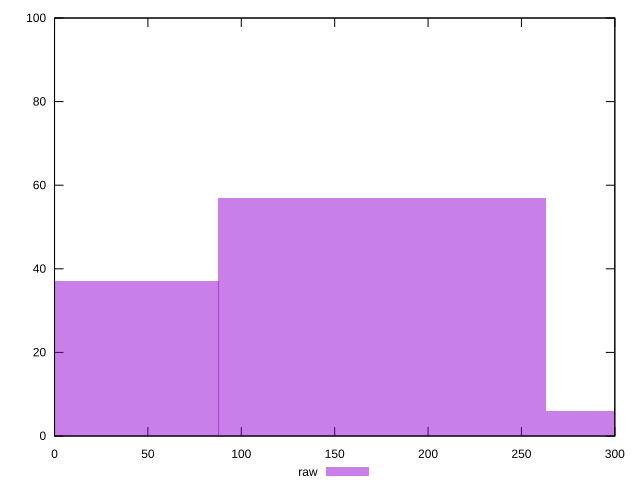

Write the gnuplot code that produced this figure.
reset

$raw <<EOF
175.592629596434 57
0 37
351.185259192868 6
EOF

set key outside below
set boxwidth 175.592629596434
set xrange [0:300]
set yrange [0:100]
set trange [0:100]
set style fill transparent solid 0.5 noborder
set terminal svg size 640, 490 enhanced background rgb 'white'
set output "reprap/uses-optimized-images/samples/pages+cached+noexternal+nomedia+nocss/raw/histogram.svg"

plot $raw title "raw" with boxes

reset
